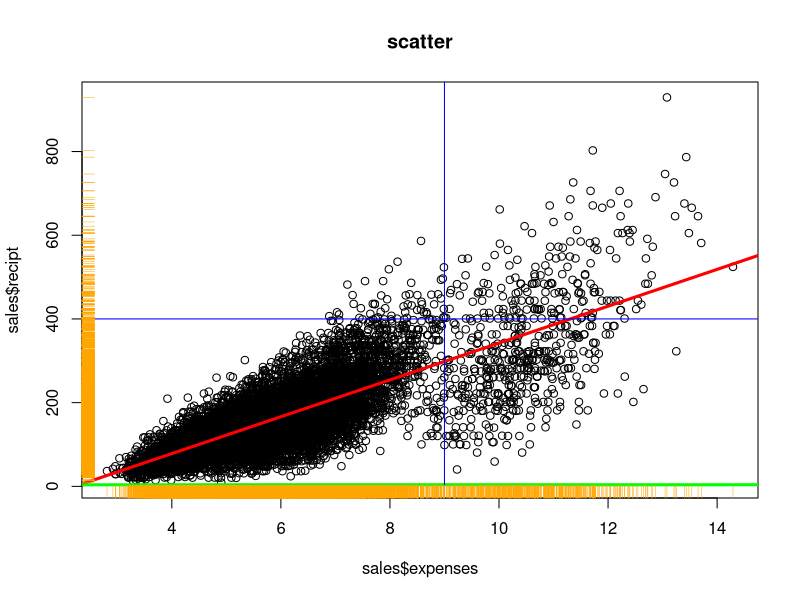
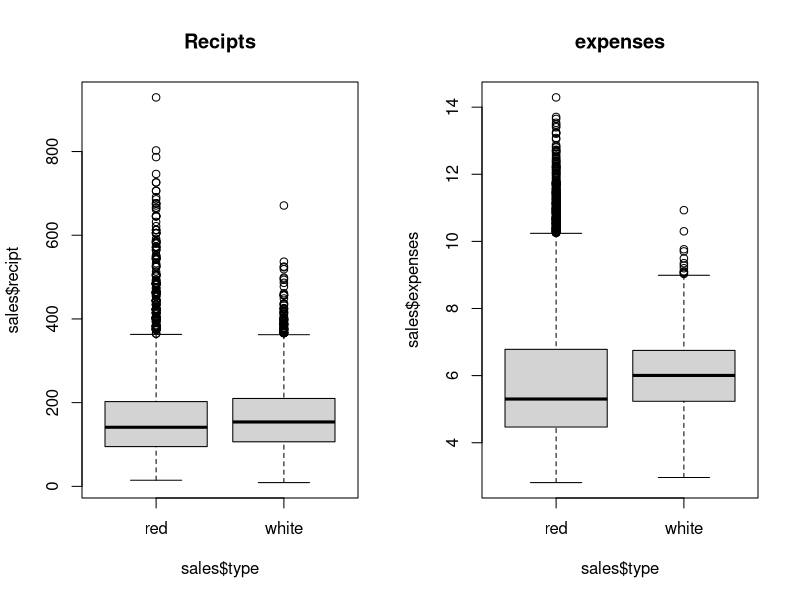
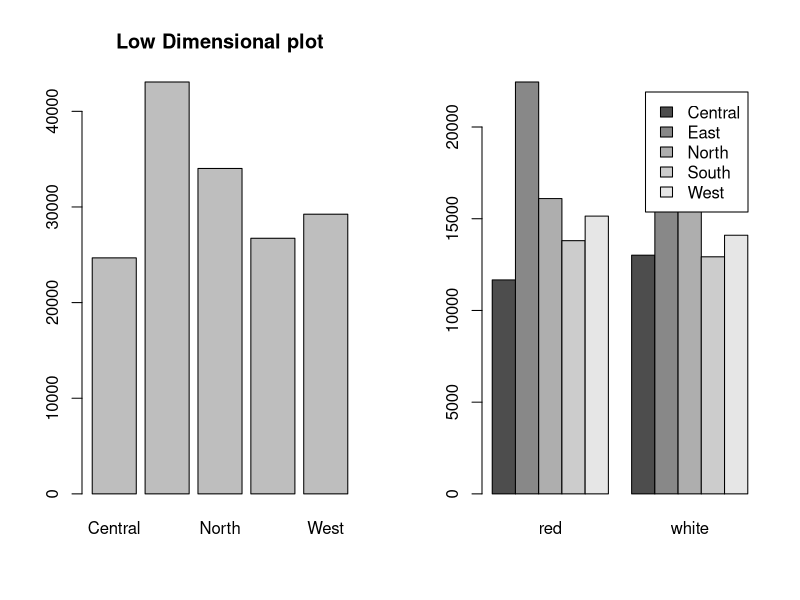
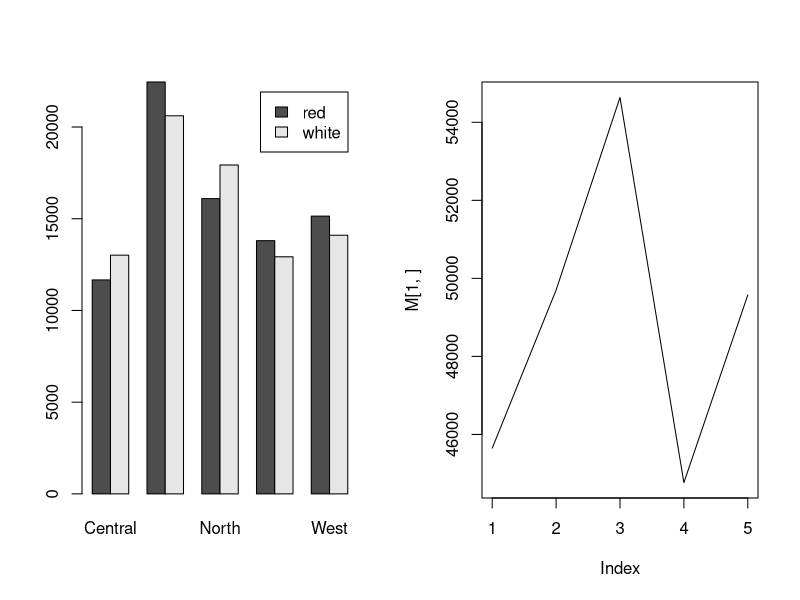
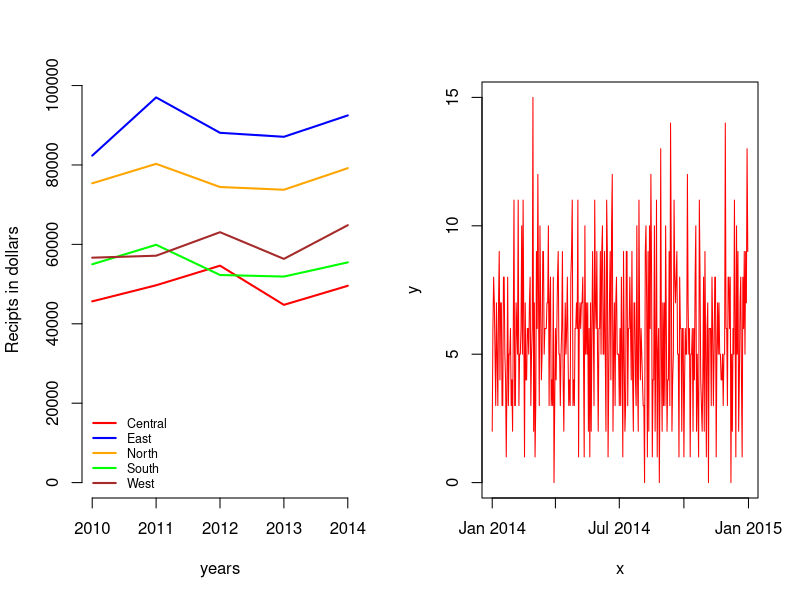
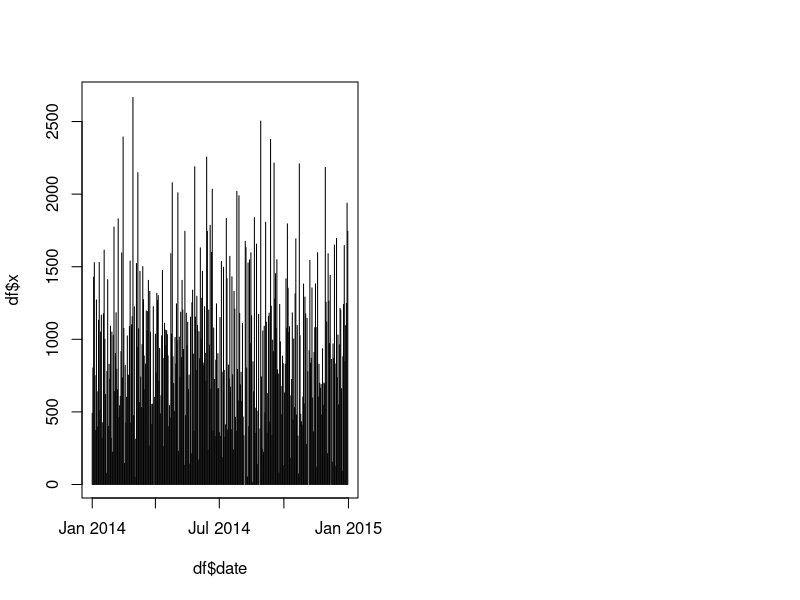

These charts were generated, in order, by the following R code:
getwd()
setwd("D:/IST 421")
getwd()
sales<-read.csv(file="sales.csv",header = T,stringsAsFactors = F)
str(sales)
summary(sales)

# QUESTION: What is the relationship between expenses and recipt?

sales$expenses[1:10]
sales$recipt[1:10]

plot(sales$expenses,sales$recipt,main="scatter")
#This is right
abline(lm(sales$recipt ~sales$expenses),col="red",lwd=3)
#This is wrong
abline(lm(sales$expenses~sales$recipt),col="green",lwd=3)
abline(h=400,col="blue")

abline(v=9,col="blue")
rug(x=sales$recipt,side=2,col = "orange")
rug(x=sales$expenses,side=1,col = "orange")

# QUESTION: What is the relationship between recipt and type?
str(sales)
par(mfrow=c(1,2))
boxplot(sales$recipt~sales$type,main="Recipts")
boxplot(sales$expenses~sales$type,main="expenses")




# QUESTION: Which region sells the most units?
sum(sales$units.sold[sales$rep.region=="East"])
sum(sales$units.sold[sales$rep.region=="West"])

unit.by.reg<- aggregate(sales$units.sold,
                        by=list(sales$rep.region),
                        FUN=sum)

unit.by.reg
barplot(unit.by.reg[,2],names.arg = unit.by.reg[,1],main = "Low Dimensional plot")


# QUESTION: How do the units sold of red vs white wine differ by region?

units.by.reg.type<-aggregate(sales$units.sold,
                             by=list(sales$rep.region,sales$type),
                             FUN=sum)
units.by.reg.type

units.by.reg.type<-tapply(sales$units.sold,
                          list(sales$rep.region,sales$type),
                          sum)
units.by.reg.type

barplot(units.by.reg.type,beside = T,legend.text=(rownames(units.by.reg.type)))

units.by.type.reg<-t(units.by.reg.type)

units.by.type.reg

barplot(units.by.type.reg,beside = T,legend.text=rownames(units.by.type.reg))

units.by.type.reg<-tapply(sales$units.sold,
                          list(sales$type,sales$rep.region),
                          sum)
units.by.type.reg

# QUESTION: are recipts growing over time for each region?

M<-tapply(sales$recipt,list(sales$rep.region,sales$year),sum)
plot(M[1,],type = "l")
x<-as.numeric(colnames(M))
options(scipen = 999)

plot(x,M[1,],type="l",col="red",lwd=2,
     ylab = "Recipts in dollars",
     xlab="years",
     ylim = c(0,max(M)),bty="n")

lines(x,M[2,],col="blue",lwd=2)
lines(x,M[3,],col="orange",lwd=2)
lines(x,M[4,],col="green",lwd=2)
lines(x,M[5,],col="brown",lwd=2)

legend('bottomleft',legend =rownames(M),lwd = 2,lty=1,
       col = c("red","blue","orange","green","brown"),bty = 'n',cex = .75)


str(sales)

#Parsing datas
my.date<-as.Date(strptime(sales$sale.date[sales$year == 2014],
                          "%m/%d/%Y"))
class(my.date)

x<-seq.Date(from=min(my.date),to=max(my.date),by="day")
y=rep(0,length(x))
table(my.date)
tmp.tab<-table(my.date)
y[match(as.Date(names(tmp.tab)),x)]<-as.numeric(tmp.tab)
plot(x,y,type = "l",col="red")



df<-aggregate(sales$recipt[sales$year==2014],list(sales$sale.date[sales$year==2014]),FUN=sum)
df$date<-as.Date(strptime(df$Group.1,"%m/%d/%Y"))
plot(df$date,df$x,type = "h")

